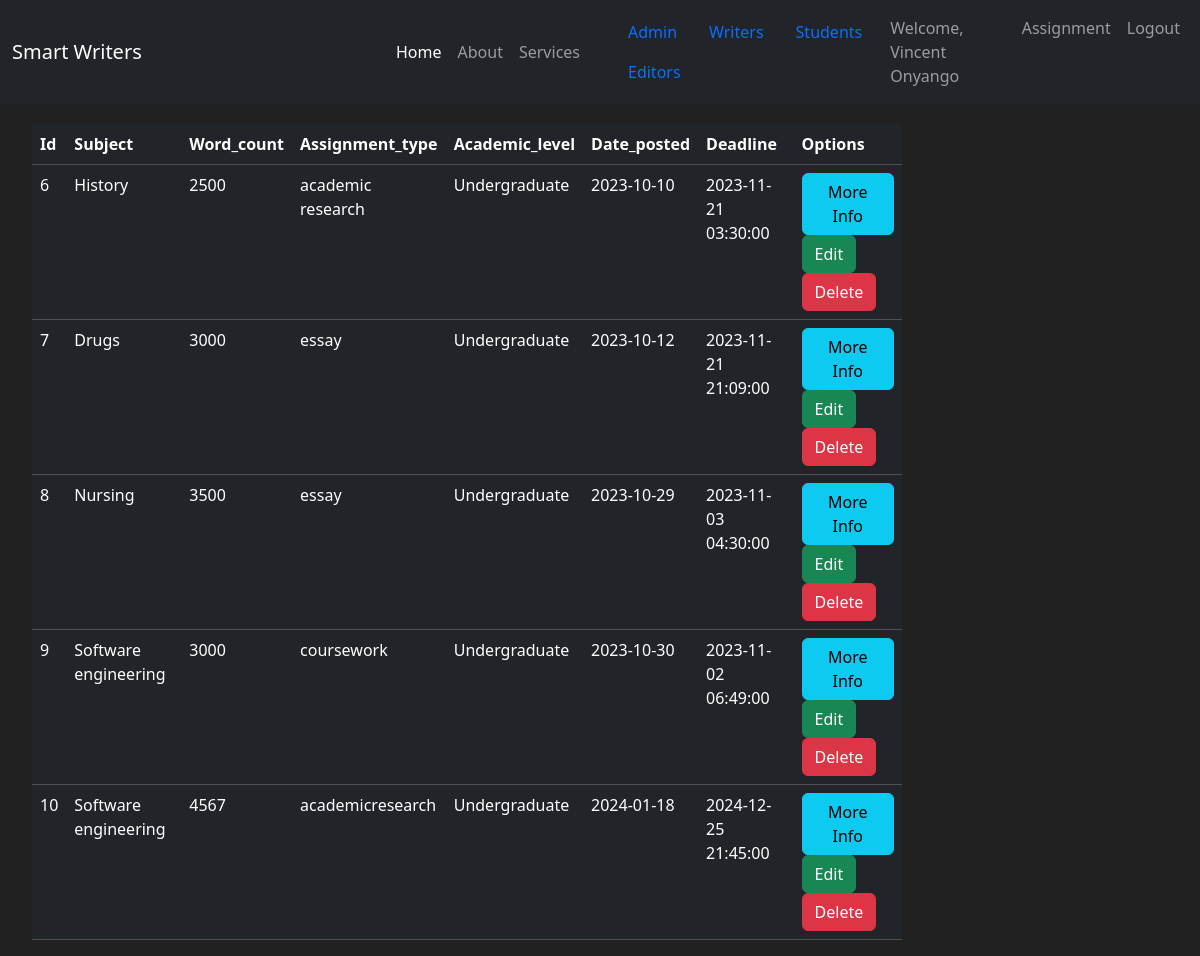
Page /assignment (signed in) on the committed database.
### myapp/model.py (models this page shows, shortened)
class User(db.Model, UserMixin):
    __tablename__ = 'users'
    id = db.Column(db.Integer, primary_key=True)
    username = db.Column(db.String(30), index=True, unique=True, nullable=False)
    email_address = db.Column(db.String(30), index=True, unique=True, nullable=False)
    password = db.Column(db.String(30), nullable=False)
    user_count = db.Column(db.Integer, default=0)
    role = db.Column(db.String(30), nullable=False)
    post = db.relationship('Post', back_populates='author', lazy=True)
    user_type = db.Column(db.String(50))
    __mapper_args__ = {
        'polymorphic_identity': 'user',
        'polymorphic_on': user_type
    }
    @login_manager.user_loader
    def load_user(id):
        return User.query.get(int(id))

class Writer(User):
    __tablename__ = 'writers'
    owned_order = db.relationship('Assignment', back_populates='owner', lazy=True)
    budget = db.Column(db.Integer(), nullable=False, default=0)
    __mapper_args__ = {
        'polymorphic_identity': 'writer'
    }

class Post(db.Model, UserMixin):
    __tablename__ = 'posts'
    id = db.Column(db.Integer(), primary_key=True)
    title = db.Column(db.String(30), nullable=False)
    subject = db.Column(db.String(30), nullable=False)
    word_count = db.Column(db.Integer, nullable=False)
    description = db.Column(db.String(length=1024), nullable=False, unique=True)
    assignment_type = db.Column(db.String(30), nullable=False)
    academic_level = db.Column(db.String(30), nullable=False)
    date_posted = db.Column(db.DateTime, nullable=True, default=datetime.utcnow)
    deadline = db.Column(db.DateTime, nullable=False, default = datetime.today().strftime("%Y-%m-%d"))
    upload_file = db.Column(db.LargeBinary(255), nullable=True)
    uploaded_file_path = db.Column(db.String(255))
    __mapper_args__ = {
        'polymorphic_identity': 'post'
    }
    user_id = db.Column(db.Integer(), db.ForeignKey('users.id'))
    author = db.relationship('User', back_populates='post', foreign_keys=[user_id])

### myapp/routes.py (the view)
@app.route('/assignment', methods=['GET', 'POST'])
@login_required
@role_required(['student', 'admin'])
def assignment_page():
    Update_form = UpdateOrder()
    Delete_form = DeleteOrder()
    posts = Post.query.all()
    if request.method == "POST":
        updated_order = request.form.get('updated_order')
        t_assignment = Post.query.filter_by(subject=updated_order).first()
        t_assignment.owner_id = current_user.id
    elif request.method == "POST":
        deleted_order = request.form.get('deleted_order')
        d_assignment = Post.query.filter_by(subject=deleted_order).first()
        d_assignment.owner_id = current_user.id
    return render_template('assignment-page.html', Update_form=Update_form, Delete_form=Delete_form, posts=posts)

### myapp/routes.py (called while the page is built)
def role_required(allowed_roles):
    def decorator(func):
        @wraps(func)
        def wrapper(*args, **kwargs):
            if 'admin' in allowed_roles and current_user.role == 'admin':
                return func(*args, **kwargs)
            if current_user.is_authenticated and current_user.role in allowed_roles:
                return func(*args, **kwargs)
            else:
                flash(f'Access denied. You dont have permission to access this page', category='danger')
                return redirect(url_for('login_page'))
        return wrapper
    return decorator

@app.before_request
def before_request():
    if current_user.is_authenticated:
        current_user.last_seen = datetime.utcnow()
        db.session.commit()

### myapp/templates/assignment-page.html (shortened to what this page needs)
{% extends 'base.html' %}
{% block content %}
    <div class="row" style="margin-top: 20px; margin-left: 20px;">
        <div class="col-9">
        <table class="table table-hover table-dark">
            <thead>
                <tr>
                    <th scope="col">Id</th>
                    <th scope="col">Subject</th>
                    <th scope="col">Word_count</th>
                    <th scope="col">Assignment_type</th>
                    <th scope="col">Academic_level</th>
                    <th scope="col">Date_posted</th>
                    <th scope="col">Deadline</th>
                    <th scope="col">Options</th>
                </tr>
            </thead>
            <tbody>
                {% for item in posts %}
                    <tr>
                        <td>{{ item.id }}</td>
                        <td>{{ item.subject }}</td>
                        <td>{{ item.word_count }}</td>
                        <td>{{ item.assignment_type }}</td>
                        <td>{{ item.academic_level }}</td>
                        <td>{{ item.date_posted.strftime('%Y-%m-%d') }}</td>
                        <td>{{ item.deadline }}</td>
                        <td>
                            <button class="btn btn-outline btn-info" data-bs-toggle="modal" data-bs-target="{{ url_for('order_detail', assignment_id=item.id) }}" >More Info</button>
                            <button class="btn btn-outline btn-success" data-bs-toggle="modal" data-bs-target="#Modal-UpdateConfirm-{{ item.id }}" >Edit</button>
                            <button class="btn btn-outline btn-danger" data-bs-toggle="modal" data-bs-target="#Modal-DeleteConfirm-{{ item.id }}">Delete</button>
                        </td>
                    </tr>
                {% endfor %}
            </tbody>
        </table>
        </div>
    </div>
{% endblock content %}

### myapp/templates/base.html (shortened to what this page needs)
<!doctype html>
<html lang="en">
  <head>
    <link href="https://cdn.jsdelivr.net/npm/bootstrap@5.3.1/dist/css/bootstrap.min.css" rel="stylesheet">
    <link rel="stylesheet" href="https://cdn.jsdelivr.net/boxicons/2.1.3/css/boxicons.min.css">
  </head>
  <body>
    <nav class="navbar navbar-expand-md bg-dark navbar-dark">
        <div class="container-fluid">
            <a class="navbar-brand" href="">Smart Writers</a>
            <div class="collapse navbar-collapse" id="navmenu">
                <ul class="navbar-nav ms-auto">
                    <li class="nav-item">
                        <a class="nav-link active" href="{{ url_for('home_page') }}">Home </a>
                    </li>
                    <li class="nav-item">
                        <a class="nav-link" href="{{ url_for('about_page') }}">About </a>
                    </li>
                    <li class="nav-item">
                        <a class="nav-link" href="{{ url_for('services_page') }}">Services</a>
                    </li>
                </ul>
            </div>
        </div>
        <div class="container-fluid" id="navbarNav">
            <ul class="nav">
                <li class="nav-item">
                    <a class="nav-link" href="{{ url_for('admin_page') }}">Admin</a>
                </li>
                <li class="nav-item">
                    <a class="nav-link" href="{{ url_for('writer_page') }}">Writers</a> </a>
                </li>
                <li class="nav-item">
                    <a class="nav-link" href="{{ url_for('student_page') }}">Students</a> </a>
                </li>
                <li class="nav-item">
                    <a class="nav-link" href="{{ url_for('editor_page') }}">Editors</a> </a>
                </li>
            </ul>
            {% if current_user.is_authenticated %}
                <ul class="navbar-nav">
                    <li class="nav-item">
                        <a class="nav-link">Welcome, {{ current_user.username }}</a>
                    </li>
                    <li class="nav-item">
                        <a class="nav-link" href="{{ url_for('assignment_page')}}">Assignment</a>
                    <li class="nav-item">
                        <a class="nav-link" href="{{ url_for('logout_page')}}">Logout</a>
                    </li>
                </ul>
            {% endif %}
        </div>
    </nav>
    {% block content %}{% endblock %}
  </body>
</html>

### myapp/templates/assignment-page.html (style rules this page uses)
body { background-color: #212121; color: white; }

### rows in the picture
Writer: username "Vincent Onyango"
Post: id "6", subject "History", word_count "2500", assignment_type "academic research", academic_level "Undergraduate", date_posted "2023-10-10", deadline "2023-11-21 03:30:00"
Post: id "7", subject "Drugs", word_count "3000", assignment_type "essay", academic_level "Undergraduate", date_posted "2023-10-12", deadline "2023-11-21 21:09:00"
Post: id "8", subject "Nursing", word_count "3500", assignment_type "essay", academic_level "Undergraduate", date_posted "2023-10-29", deadline "2023-11-03 04:30:00"
Post: id "9", subject "Software engineering", word_count "3000", assignment_type "coursework", academic_level "Undergraduate", date_posted "2023-10-30", deadline "2023-11-02 06:49:00"
Post: id "10", subject "Software engineering", word_count "4567", assignment_type "academicresearch", academic_level "Undergraduate", date_posted "2024-01-18", deadline "2024-12-25 21:45:00"
